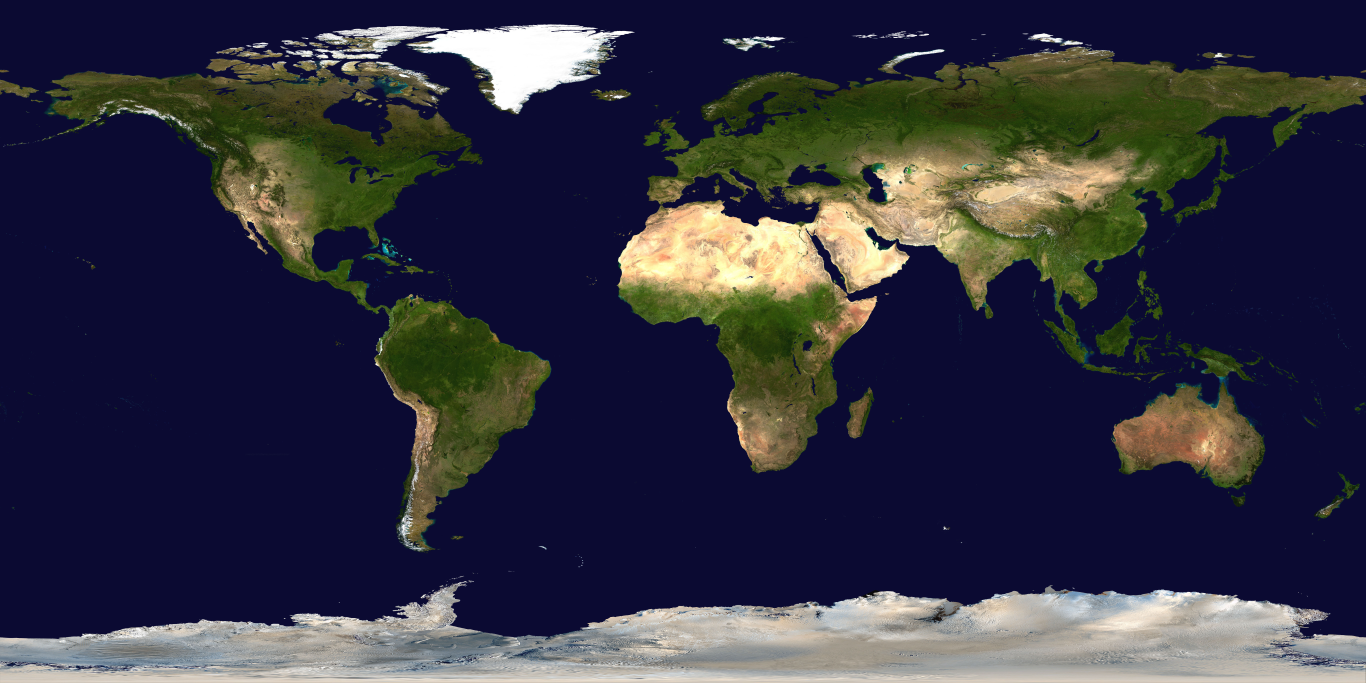
#> input picture land_shallow_topo_2011_8192.jpg, 8192 x 4096 px (shown at 1/6 size)
$ python write_map.py land_shallow_topo_2011_8192.jpg land_shallow_topo_2011_8192.jpg
#> lines starting #> are read from the running program, lines starting #| are printed output that depends on the picture
#!/usr/bin/python3

import PIL.ImageShow
import PIL.Image
import PIL.ImageColor
import PIL.ImageFilter
import sys
import math
import struct

DIAMETER = 136

from palette import COLORS

def compute_palette(input_colors):
    palette = []
    for color in input_colors:
        palette.extend(PIL.ImageColor.getrgb(color))
    palette += [0] * (768-len(palette))
    return palette


def map_to_cylinder(source, output_size):
    width, height = source.size
    out_width, out_height = output_size
    quads = []
    prev_y = 0
    for y in range(out_height):
        bbox = (0, y, out_width, y+1)
        new_y = math.asin((y+1)/out_height*2 - 1) / math.pi * height + height/2
        quad = (
            0, prev_y,
            0, new_y,
            width, new_y,
            width, prev_y
        )
        quads.append((bbox, quad))
        prev_y = new_y

    return source.transform(
        output_size, PIL.Image.MESH, quads, PIL.Image.BICUBIC)


def convert_colors(source, colors):
    # convert image to fixed palette (no dithering)
    # https://stackoverflow.com/questions/29433243/convert-image-to-specific-palette-using-pil-without-dithering
    image_with_palette = PIL.Image.new(size=(1, 1), mode='P')
    image_with_palette.putpalette(compute_palette(colors))
    target_im = source.im.convert("P", 0, image_with_palette.im)
    return source._new(target_im)


def image_to_bytes(source):
    w, h = source.size
    data = source.load()
    return bytes([data[x, y] for y in range(h) for x in range(w)])


def ident(x):
    return x


# [80 lines left out: functions meassure_compression, encode_rle, encode_lz77, encode_lzw, not called in this run]


def encode_rle_with_mask(data):
    return encode_rle(data, lambda ch, size: [size+32, ch], 255-32)


def encode_rle_2b_runs(data):
    return encode_rle(data, lambda ch, size: [(size-1) << 5 + ch], 4)


def encode_6b_words(data):
    res = []
    for d in data:
        res.append(d & 3)
        res.append(d >> 2 & 3)
        res.append(d >> 4 & 3)
    res.extend([0] * (4 - len(res) % 4))  # make len(res) divisible by 4
    result = []
    for i in range(0, len(res), 4):
        result.append(res[i] | res[i+1] << 2 | res[i+2] << 4 | res[i+3] << 6)
    return result


CHUNK_PALETTE = 12
PALETTE_SIZE = 48
CHUNK_TILES = 1
CHUNK_SPRITES = 2
CHUNK_MAP = 4
WRITE_CHUNKS = (CHUNK_PALETTE, CHUNK_MAP, CHUNK_TILES, CHUNK_SPRITES)


def write_cartridge(filename, data, colors):
    with open('temp.tic', 'wb') as fout:
        for ch_type, chunk_bytes, payload in read_cartridge(filename):
            if ch_type not in WRITE_CHUNKS:
                fout.write(chunk_bytes)
                fout.write(payload)
        write_palette(fout, colors)
        write_rows(fout, data)


def write_palette(fout, colors):
    fout.write(struct.pack('I', 48 << 8 | CHUNK_PALETTE))
    fout.write(bytes(compute_palette(COLORS)[PALETTE_SIZE:2*PALETTE_SIZE]))


def write_rows(fout, rows):
    data_size = len(rows)
    size = (2 +  # height
            2 +  # data size
            PALETTE_SIZE*2)
    part1, part2, part3 = [], [], []
    if len(rows) <= 8192 - size:
        part1 = rows
    else:
        part1, rows = rows[:8192-size], rows[8192-size:]
        if len(rows) <= 8192:
            part2 = rows
        else:
            part2, part3 = rows[:8192], rows[8192:]

    assert len(part3) <= 32640

    size += len(part1)  # compressed data

    print('Tiles size:', size)
    fout.write(struct.pack('I', size << 8 | CHUNK_TILES))

    fout.write(struct.pack('H', DIAMETER))
    fout.write(struct.pack('H', data_size))
    fout.write(bytes(compute_palette(COLORS)[:2*PALETTE_SIZE]))

    fout.write(bytes(part1))
    if part2:
        print('Sprites size:', len(part2))
        fout.write(struct.pack('I', len(part2) << 8 | CHUNK_SPRITES))
        fout.write(bytes(part2))
    if part3:
        print('Map size:', len(part3))
        fout.write(struct.pack('I', len(part3) << 8 | CHUNK_MAP))
        fout.write(bytes(part3))


def read_cartridge(filename):
    with open(filename, 'rb') as fin:
        chunk_bytes = fin.read(4)
        while chunk_bytes:
            chunk = struct.unpack('I', chunk_bytes)[0]
            # 5b -> type
            ch_type = chunk & 0b11111
            # 3b -> bank
            # ch_bank = (chunk >> 5) & 0b111
            # 16b -> size
            ch_size = chunk >> 8
            yield ch_type, chunk_bytes, fin.read(ch_size)
            chunk_bytes = fin.read(4)


def main():
    WIDTH = int(DIAMETER * math.pi)
    HEIGHT = DIAMETER

    source = PIL.Image.open(sys.argv[1])
#> source is the input picture: PIL image 8192x4096 RGB; mean R, G, B 50.2, 50, 65
    target = map_to_cylinder(source, (WIDTH, HEIGHT))
#> in map_to_cylinder, `return source.transform( output_size, PIL.Image.MESH, quads, PIL.Image..`:
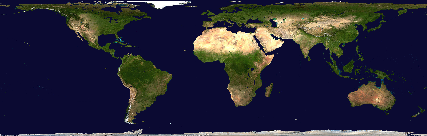
#> returned value: PIL image 427x136 RGB; mean R, G, B 40.5, 40.1, 55.6
    # target = target.filter(PIL.ImageFilter.GaussianBlur(1))
    target = convert_colors(target, COLORS)
#> in convert_colors, `return source._new(target_im)`:
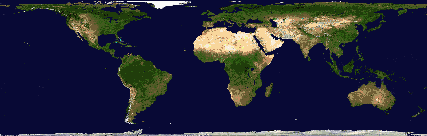
#> returned value: PIL image 427x136 P; mean R, G, B 37.2, 39.7, 57.5

    target.save('transformed.png')

    data = image_to_bytes(target)
    #meassure_compression(data)

    data = encode_6b_words(data)
#> data = 43555 items
    write_cartridge(sys.argv[2], data, COLORS)
#> in write_rows, `data_size = len(rows)`: data_size = 43555
#> in write_rows, `part1, rows = rows[:8192-size], rows[8192-size:]`: part1 = 8092 values, max 246 at index 1717, min 0 at index 400, mean 90.55
#> in write_rows, `part2, part3 = rows[:8192], rows[8192:]`: part2 = 8192 values, max 244 at index 5445, min 0 at index 1987, mean 91.33
#> in write_rows, `size += len(part1)`: size = 8192
#| Tiles size: 8192
#| Sprites size: 8192
#| Map size: 27271


main()
